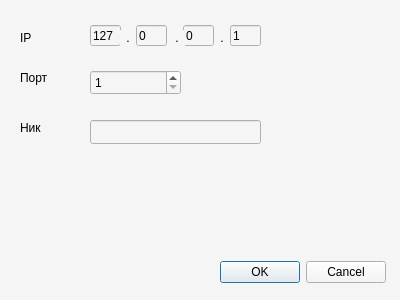
<?xml version="1.0" encoding="UTF-8"?>
<ui version="4.0">
 <class>JoinDialog</class>
 <widget class="QDialog" name="JoinDialog">
  <property name="geometry">
   <rect>
    <x>0</x>
    <y>0</y>
    <width>400</width>
    <height>300</height>
   </rect>
  </property>
  <property name="minimumSize">
   <size>
    <width>400</width>
    <height>300</height>
   </size>
  </property>
  <property name="maximumSize">
   <size>
    <width>400</width>
    <height>300</height>
   </size>
  </property>
  <property name="windowTitle">
   <string>Form</string>
  </property>
  <property name="styleSheet">
   <string notr="true">background-color: #f5f5f5;
color: black;</string>
  </property>
  <widget class="QLabel" name="IpLabel">
   <property name="geometry">
    <rect>
     <x>20</x>
     <y>30</y>
     <width>49</width>
     <height>16</height>
    </rect>
   </property>
   <property name="text">
    <string>IP</string>
   </property>
  </widget>
  <widget class="QLabel" name="PortLabel">
   <property name="geometry">
    <rect>
     <x>20</x>
     <y>70</y>
     <width>49</width>
     <height>16</height>
    </rect>
   </property>
   <property name="text">
    <string>Порт</string>
   </property>
  </widget>
  <widget class="QSpinBox" name="PortSpinBox">
   <property name="geometry">
    <rect>
     <x>90</x>
     <y>70</y>
     <width>91</width>
     <height>25</height>
    </rect>
   </property>
   <property name="minimum">
    <number>1</number>
   </property>
   <property name="maximum">
    <number>65535</number>
   </property>
   <property name="value">
    <number>1</number>
   </property>
  </widget>
  <widget class="QLineEdit" name="IPInput4">
   <property name="geometry">
    <rect>
     <x>230</x>
     <y>25</y>
     <width>31</width>
     <height>21</height>
    </rect>
   </property>
   <property name="text">
    <string>1</string>
   </property>
   <property name="maxLength">
    <number>3</number>
   </property>
  </widget>
  <widget class="QLineEdit" name="IPInput3">
   <property name="geometry">
    <rect>
     <x>183</x>
     <y>25</y>
     <width>31</width>
     <height>21</height>
    </rect>
   </property>
   <property name="text">
    <string>0</string>
   </property>
   <property name="maxLength">
    <number>3</number>
   </property>
  </widget>
  <widget class="QLineEdit" name="IPInput1">
   <property name="geometry">
    <rect>
     <x>90</x>
     <y>25</y>
     <width>31</width>
     <height>21</height>
    </rect>
   </property>
   <property name="text">
    <string>127</string>
   </property>
   <property name="maxLength">
    <number>3</number>
   </property>
  </widget>
  <widget class="QLineEdit" name="IPInput2">
   <property name="geometry">
    <rect>
     <x>136</x>
     <y>25</y>
     <width>31</width>
     <height>21</height>
    </rect>
   </property>
   <property name="text">
    <string>0</string>
   </property>
   <property name="maxLength">
    <number>3</number>
   </property>
  </widget>
  <widget class="QLabel" name="DotLabelForIP1">
   <property name="geometry">
    <rect>
     <x>120</x>
     <y>30</y>
     <width>16</width>
     <height>16</height>
    </rect>
   </property>
   <property name="text">
    <string>.</string>
   </property>
   <property name="alignment">
    <set>Qt::AlignmentFlag::AlignCenter</set>
   </property>
  </widget>
  <widget class="QLabel" name="DotLabelForIP2">
   <property name="geometry">
    <rect>
     <x>169</x>
     <y>30</y>
     <width>16</width>
     <height>16</height>
    </rect>
   </property>
   <property name="text">
    <string>.</string>
   </property>
   <property name="alignment">
    <set>Qt::AlignmentFlag::AlignCenter</set>
   </property>
  </widget>
  <widget class="QLabel" name="DotLabelForIP3">
   <property name="geometry">
    <rect>
     <x>214</x>
     <y>30</y>
     <width>16</width>
     <height>16</height>
    </rect>
   </property>
   <property name="text">
    <string>.</string>
   </property>
   <property name="alignment">
    <set>Qt::AlignmentFlag::AlignCenter</set>
   </property>
  </widget>
  <widget class="QLineEdit" name="NickInput">
   <property name="geometry">
    <rect>
     <x>90</x>
     <y>120</y>
     <width>171</width>
     <height>24</height>
    </rect>
   </property>
   <property name="text">
    <string/>
   </property>
   <property name="echoMode">
    <enum>QLineEdit::EchoMode::Normal</enum>
   </property>
  </widget>
  <widget class="QLabel" name="NickLabel">
   <property name="geometry">
    <rect>
     <x>20</x>
     <y>120</y>
     <width>61</width>
     <height>16</height>
    </rect>
   </property>
   <property name="text">
    <string>Ник</string>
   </property>
  </widget>
  <widget class="QDialogButtonBox" name="buttonBox">
   <property name="geometry">
    <rect>
     <x>220</x>
     <y>260</y>
     <width>166</width>
     <height>24</height>
    </rect>
   </property>
   <property name="standardButtons">
    <set>QDialogButtonBox::StandardButton::Cancel|QDialogButtonBox::StandardButton::Ok</set>
   </property>
  </widget>
 </widget>
 <resources/>
 <connections>
  <connection>
   <sender>buttonBox</sender>
   <signal>accepted()</signal>
   <receiver>JoinDialog</receiver>
   <slot>accept()</slot>
   <hints>
    <hint type="sourcelabel">
     <x>248</x>
     <y>254</y>
    </hint>
    <hint type="destinationlabel">
     <x>157</x>
     <y>274</y>
    </hint>
   </hints>
  </connection>
  <connection>
   <sender>buttonBox</sender>
   <signal>rejected()</signal>
   <receiver>JoinDialog</receiver>
   <slot>reject()</slot>
   <hints>
    <hint type="sourcelabel">
     <x>316</x>
     <y>260</y>
    </hint>
    <hint type="destinationlabel">
     <x>286</x>
     <y>274</y>
    </hint>
   </hints>
  </connection>
 </connections>
</ui>
